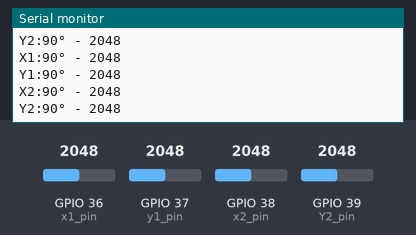
The sketch below on a simulated ESP32. Shown: the last lines printed to the serial monitor. The inputs (shaded band) are chosen by the test bench; at power-on: GPIO 36 (x1_pin) = 2048, GPIO 37 (y1_pin) = 2048, GPIO 38 (x2_pin) = 2048, GPIO 39 (Y2_pin) = 2048.

Above: at 1.2 s.
1.3 s: GPIO 36 (x1_pin) set to 2866
2.8 s: GPIO 37 (y1_pin) set to 2866
At 2.91 s:
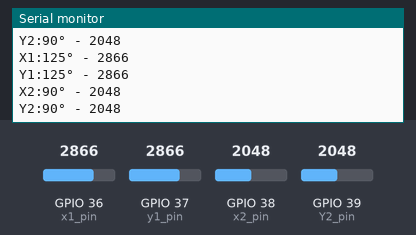
4.3 s: GPIO 38 (x2_pin) set to 2866
At 4.44 s:
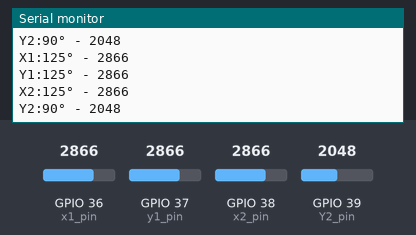
5.8 s: GPIO 39 (Y2_pin) set to 2866
At 5.82 s:
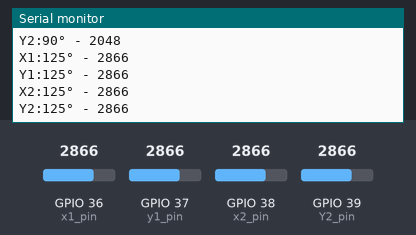
7.3 s: GPIO 36 (x1_pin) set to 3972
8.8 s: GPIO 37 (y1_pin) set to 3972
At 8.87 s:
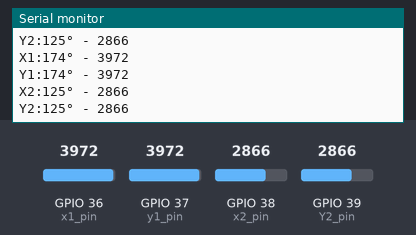
Timing chart, 0 to 11.3 s (numbered marks = the images above; inputs shaded):
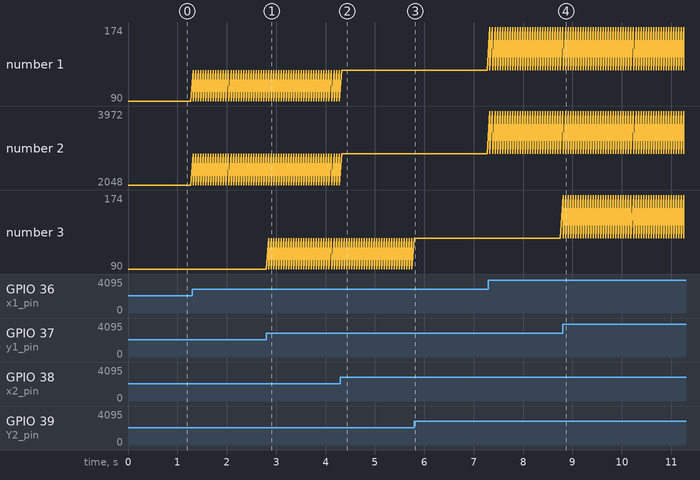

The sketch:

JOYSTICK.ino
```cpp
#define b1_pin D0
#define x1_pin A0
#define y1_pin A1
#define x2_pin A2
#define Y2_pin A3
#define b2_pin D1
int derece_x1=90;
int derece_y1=90;
int derece_x2=90;
int derece_y2=90;

int joy1_Y, joy1_X, joy2_X, joy2_Y;

void setup() {
  Serial.begin(115200);
}

void loop() {

  joy1_Y = analogRead(y1_pin);
  joy1_X = analogRead(x1_pin);
  joy2_Y = analogRead(Y2_pin);
  joy2_X = analogRead(x2_pin);

  derece_x1 = (joy1_X / 4095.0) * 180;
  derece_x2 = (joy2_X / 4095.0) * 180;
  derece_y1 = (joy1_Y / 4095.0) * 180;
  derece_y2 = (joy2_Y / 4095.0) * 180;

  Serial.print("X1:"); Serial.print(derece_x1);  Serial.print("° - "); Serial.println(joy1_X);
  Serial.print("Y1:");Serial.print(derece_y1); Serial.print("° - "); Serial.println(joy1_Y);


  Serial.print("X2:"); Serial.print(derece_x2);  Serial.print("° - "); Serial.println(joy2_X);
  Serial.print("Y2:"); Serial.print(derece_y2); Serial.print("° - "); Serial.println(joy2_Y);

  Serial.println();

  delay(50);
}
```

Measured:
- after the input at 2.8 s, the serial monitor: prints a new line after 0.05 s (image 1)
- after the input at 4.3 s, the serial monitor: prints a new line at once (image 2)
- after the input at 5.8 s, the serial monitor: prints a new line at once (image 3)
- after the input at 8.8 s, the serial monitor: prints a new line at once (image 4)
